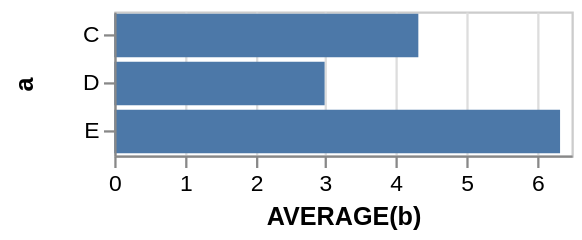

Vega-Lite specification for this chart:
### Vega specification from a JSON file in a GitHub repository (floating-point values rounded to 4 significant figures)
{"$schema": "https://vega.github.io/schema/vega/v3.0.json", "autosize": "pad", "padding": 5, "encode": {"update": {"stroke": {"value": "#ccc"}, "fill": {"value": "transparent"}}}, "data": [{"name": "source_0", "values": [{"a": "C", "b": 2}, {"a": "C", "b": 7}, {"a": "C", "b": 4}, {"a": "D", "b": 1}, {"a": "D", "b": 2}, {"a": "D", "b": 6}, {"a": "E", "b": 8}, {"a": "E", "b": 4}, {"a": "E", "b": 7}]}, {"name": "data_0", "source": "source_0", "transform": [{"type": "formula", "expr": "toNumber(datum[\"b\"])", "as": "b"}, {"type": "aggregate", "groupby": ["a"], "ops": ["average"], "fields": ["b"], "as": ["average_b"]}]}], "signals": [{"name": "width", "update": "200"}, {"name": "y_step", "value": 21}, {"name": "height", "update": "bandspace(domain('y').length, 0.1, 0.05) * y_step"}], "marks": [{"name": "marks", "type": "rect", "role": "bar", "from": {"data": "data_0"}, "encode": {"update": {"x": {"scale": "x", "field": "average_b"}, "x2": {"scale": "x", "value": 0}, "y": {"scale": "y", "field": "a"}, "height": {"scale": "y", "band": true}, "fill": {"value": "#4c78a8"}}}}], "scales": [{"name": "x", "type": "linear", "domain": {"data": "data_0", "field": "average_b"}, "range": [0, {"signal": "width"}], "round": true, "nice": true, "zero": true}, {"name": "y", "type": "band", "domain": {"data": "data_0", "field": "a", "sort": true}, "range": {"step": {"signal": "y_step"}}, "round": true, "paddingInner": 0.1, "paddingOuter": 0.05}], "axes": [{"scale": "x", "labelOverlap": true, "orient": "bottom", "tickCount": {"signal": "ceil(width/40)"}, "title": "AVERAGE(b)", "zindex": 1}, {"scale": "x", "domain": false, "grid": true, "labels": false, "maxExtent": 0, "minExtent": 0, "orient": "bottom", "tickCount": {"signal": "ceil(width/40)"}, "ticks": false, "zindex": 0, "gridScale": "y"}, {"scale": "y", "orient": "left", "title": "a", "zindex": 1}], "config": {"axis": {"domainColor": "#888", "tickColor": "#888"}, "axisY": {"minExtent": 30}}}
